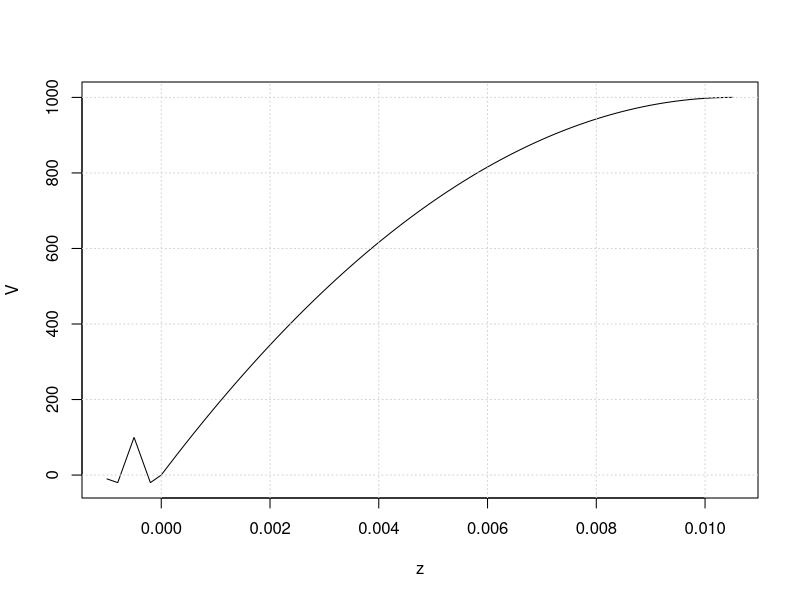
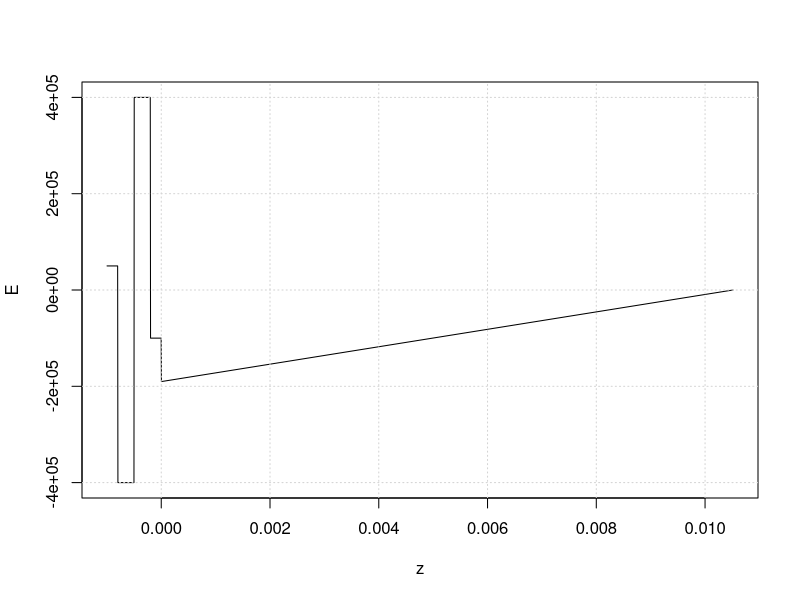
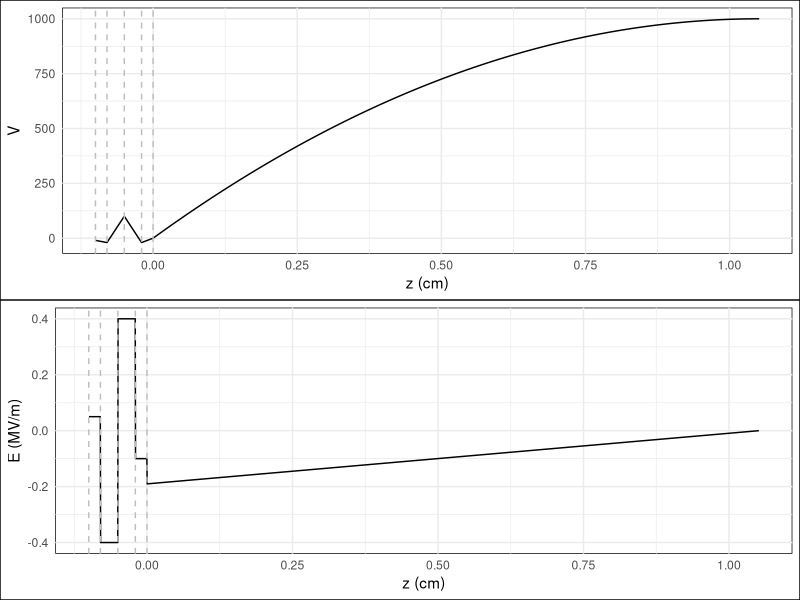

Generate these figures, in order, with R:
data <- read.csv("VEz.csv", header=TRUE)
colnames(data) <- c("z","V","E")

plot(with(data, V ~ z), type = "l"); grid()
plot(with(data, E ~ z), type = "l"); grid()

############################

# Load necessary libraries
library(ggplot2)
library(grid)
library(gridExtra)

# Set the aspect ratio
aspect_ratio <- 1.25

# Read the data from the file
data <- read.csv('VEz.csv')
colnames(data) <- c('z', 'V', 'E')

# Create the first plot: V as a function of z
plot1 <- ggplot(data, aes(x = z*1e2, y = V)) +
  geom_line() +
  geom_vline(aes(xintercept = 0), linetype = "dashed", color = "grey") +
  geom_vline(aes(xintercept = -0.02), linetype = "dashed", color = "grey") +
  geom_vline(aes(xintercept = -0.05), linetype = "dashed", color = "grey") +
  geom_vline(aes(xintercept = -0.08), linetype = "dashed", color = "grey") +
  geom_vline(aes(xintercept = -0.1), linetype = "dashed", color = "grey")+
  labs(x = "z (cm)", y = "V") +
  theme_minimal() +
  theme(plot.background = element_rect(fill = "white"),
        panel.background = element_rect(fill = "white"))

# Create the second plot: E as a function of z
plot2 <- ggplot(data, aes(x = z*1e2, y = E/1e6)) +
  geom_line() +
  geom_vline(aes(xintercept = 0), linetype = "dashed", color = "grey") +
  geom_vline(aes(xintercept = -0.02), linetype = "dashed", color = "grey") +
  geom_vline(aes(xintercept = -0.05), linetype = "dashed", color = "grey") +
  geom_vline(aes(xintercept = -0.08), linetype = "dashed", color = "grey") +
  geom_vline(aes(xintercept = -0.1), linetype = "dashed", color = "grey")+
  labs(x = "z (cm)", y = "E (MV/m)") +
  theme_minimal() +
  theme(plot.background = element_rect(fill = "white"),
        panel.background = element_rect(fill = "white"))

# Combine the two plots vertically in the same frame
combined_plot <- grid.arrange(plot1, plot2, ncol = 1)

# Save the combined plot as a JPEG file
ggsave("VEz2Pa13.56MHz2kVStack2332.jpeg", combined_plot, width=5, height =5*aspect_ratio, dpi = 300)

